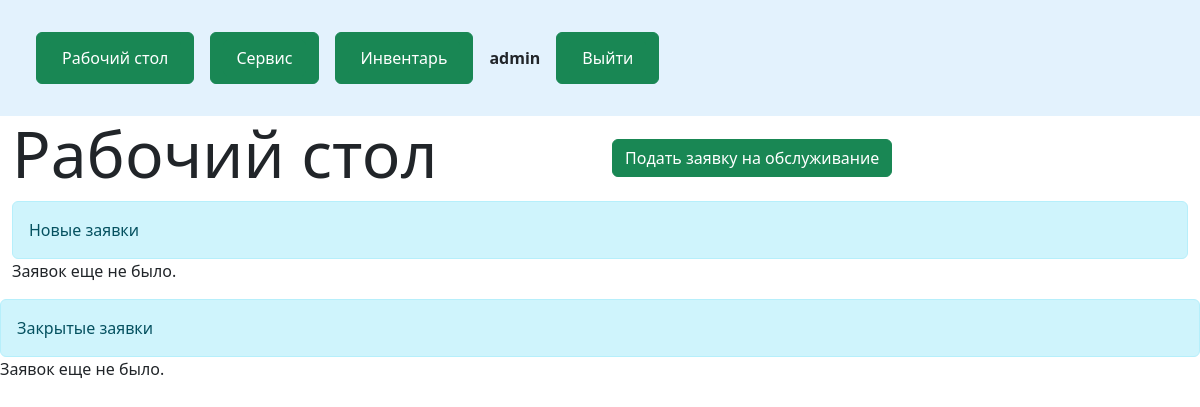
The app's page / (signed in), older data.
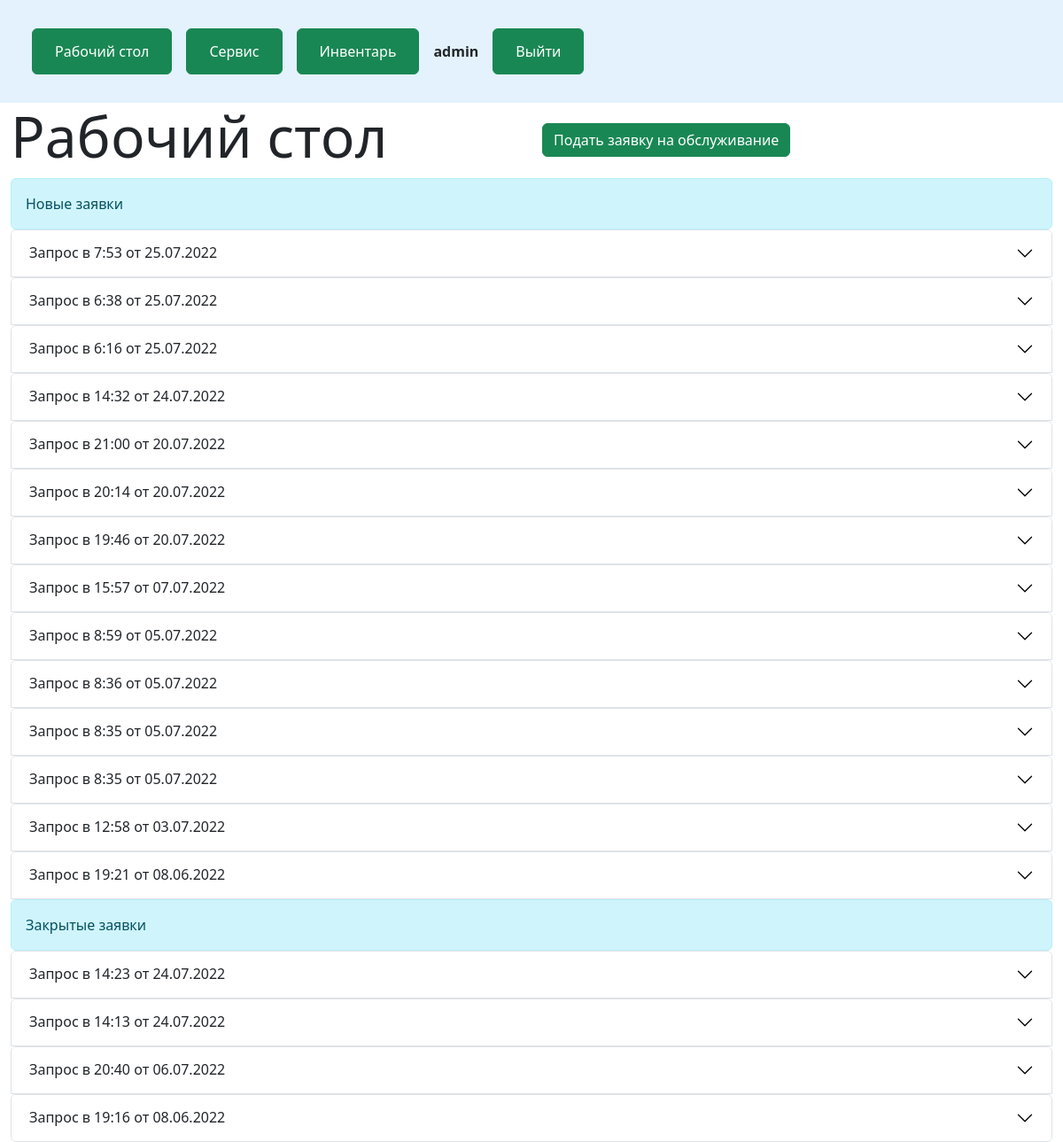
The same page, newer data.
### service/models.py (models this page shows, shortened)
class History_request(models.Model):
    author = models.ForeignKey(User, on_delete=models.CASCADE)
    room = models.ForeignKey('desktop.Room', null=True, blank=True, on_delete=models.PROTECT, verbose_name='Помещение')
    compressor = models.ForeignKey('desktop.Compressor', on_delete=models.PROTECT, verbose_name='Компрессор')
    text_open = models.CharField(max_length=200, null=True, blank=True, verbose_name='Возникшая проблема')
    text_close = models.CharField(max_length=200, null=True, blank=True, verbose_name='Решение проблемы')
    mehanical_assembly = models.BooleanField(default=False, verbose_name='Механический узел')
    mehanical_assembly_text = models.CharField(max_length=200, null=True, blank=True, verbose_name='Описание проблемы')
    mehanical_assembly_shut = models.CharField(max_length=200, null=True, blank=True, verbose_name='Решение проблемы')
    electrical_assembly = models.BooleanField(default=False, verbose_name='Электрический узел')
    electrical_assembly_text = models.CharField(max_length=200, null=True, blank=True, verbose_name='Описание проблемы')
    electrical_assembly_shut = models.CharField(max_length=200, null=True, blank=True, verbose_name='Решение проблемы')
    oil_assembly = models.BooleanField(default=False, verbose_name='Масляная система')
    oil_assembly_text = models.CharField(max_length=200, null=True, blank=True, verbose_name='Описание проблемы')
    oil_assembly_shut = models.CharField(max_length=200, null=True, blank=True, verbose_name='Решение проблемы')
    air_assembly = models.BooleanField(default=False, verbose_name='Воздушная система')
    air_assembly_text = models.CharField(max_length=200, null=True, blank=True, verbose_name='Описание проблемы')
    air_assembly_shut = models.CharField(max_length=200, null=True, blank=True, verbose_name='Решение проблемы')
    another = models.BooleanField(default=False, verbose_name='Другое')
    another_text = models.CharField(max_length=200, null=True, blank=True, verbose_name='Описание проблемы')
    another_shut = models.CharField(max_length=200, null=True, blank=True, verbose_name='Решение проблемы')
    status = models.BooleanField(default=False)
    created_date = models.DateTimeField(default=timezone.now)
    class Meta:
        verbose_name = 'История заявок'
        verbose_name_plural = 'История заявок'
        ordering = ['-created_date']

### desktop/views.py (the view)
# urls.py: path('', views.desktop, name='desktop'),
@login_required
def desktop(request):
    requests_true = History_request.objects.filter(status=True).order_by('-created_date')
    requests_false = History_request.objects.filter(status=False).order_by('-created_date')
    context = {
        'requests_true': requests_true,
        'requests_false': requests_false,
        'menu': menu,
        'title': 'Рабочий стол'
    }
    return render(request, 'desktop/desktop.html', context=context)

### desktop/templates/desktop/desktop.html (shortened to what this page needs)
{% extends 'desktop/base.html' %}
{% block content %}
<div class="container-fluid">
<div class="row">
  <div class="col-lg-6 col-md-12 ">
    <h1 class="display-3">{{ title }}</h1>
  </div>
  <div class="col-lg-6 align-self-center mb-2 mt-2">
    <a class="btn btn-success" href="{% url 'add_request' %}">Подать заявку на обслуживание</a>
  </div>
</div>
<p class="alert alert-info m-0">Новые заявки</p>
{% for request in requests_true %}
<div class="accordion" id="accordionBasic">
  <div class="accordion-item">
    <h2 class="accordion-header" id="headingOne">
      <button class="accordion-button collapsed" type="button" data-bs-toggle="collapse" data-bs-target="#collapseOne{{ request.id }}" aria-expanded="true" aria-controls="collapseOne{{ request.id }}">Запрос в {{ request.created_date|date:"G:i от d.m.Y" }}</button>
    </h2>
  </div>
  {% empty %}
  <p>Заявок еще не было.</p>
</div>
{% endfor %}
<p class="alert alert-info m-0">Закрытые заявки</p>
{% for request in requests_false %}
<div class="accordion" id="accordionBasic">
  <div class="accordion-item">
    <h2 class="accordion-header" id="headingOne">
      <button class="accordion-button collapsed" type="button" data-bs-toggle="collapse" data-bs-target="#collapseOne{{ request.id }}" aria-expanded="true" aria-controls="collapseOne{{ request.id }}">Запрос в {{ request.created_date|date:"G:i от d.m.Y" }}</button>
    </h2>
  </div>
  {% empty %}
  <p>Заявок еще не было.</p>
{% endfor %}
</div>
{% endblock %}

### desktop/templates/desktop/base.html (shortened to what this page needs)
{% load static %}
<!DOCTYPE html>
<html>
<head>
  {% load static %}
  <link rel="stylesheet" type="text/css" href="{% static 'desktop/css/bootstrap.min.css'%}">
  <link rel="stylesheet" type="text/css" href="{% static 'desktop/css/custom.css'%}">
  <link rel="stylesheet" type="text/css" href="{% static 'desktop/css/request_form.css'%}">
</head>
<body>
{% block mainmenu %}
<header id="header">
<nav class="navbar navbar-expand-lg navbar-light" style="background-color: #e3f2fd;">
  <div class="container-fluid">
    <div class="navbar-collapse collapse disable m-3" id="navbarLight" style="">
      <ul class="navbar-nav me-auto mb-2 mb-xl-0">
        {% for m in menu %}
        <li class="nav-item m-2">
          <button type="button" class="btn btn-success"><a class="btn btn-success" href="{% url m.url_name %}">{{ m.title }}</a></button>
        </li>
        {% endfor %}
        {% if request.user.is_authenticated %}
          <b class="align-self-center m-2">{{ user.username }}</b>
          <li class="nav-item m-2">
            <button type="button" class="btn btn-success"><a class="btn btn-success" href="{% url 'logout' %}">Выйти</a></button>
          </li>
        {% endif %}
      </ul>
    </div>
  </div>
</nav>
</header>
{% endblock mainmenu %}
{% block content %}
{% endblock content %}
</body>
</html>

Row changes from the older to the newer data that the page shows:
added History_request: created_date "7:53 от 25.07.2022", shown under "Рабочий стол"
added History_request: created_date "6:38 от 25.07.2022", shown under "Рабочий стол"
added History_request: created_date "6:16 от 25.07.2022", shown under "Рабочий стол"
added History_request: created_date "14:32 от 24.07.2022", shown under "Рабочий стол"
added History_request: created_date "21:00 от 20.07.2022", shown under "Рабочий стол"
added History_request: created_date "20:14 от 20.07.2022", shown under "Рабочий стол"
added History_request: created_date "19:46 от 20.07.2022", shown under "Рабочий стол"
added History_request: created_date "15:57 от 07.07.2022", shown under "Рабочий стол"
added History_request: created_date "8:59 от 05.07.2022", shown under "Рабочий стол"
added History_request: created_date "8:36 от 05.07.2022", shown under "Рабочий стол"
added History_request: created_date "8:35 от 05.07.2022", shown under "Рабочий стол"
added History_request: created_date "8:35 от 05.07.2022", shown under "Рабочий стол"
added History_request: created_date "12:58 от 03.07.2022", shown under "Рабочий стол"
added History_request: created_date "19:21 от 08.06.2022", shown under "Рабочий стол"
added History_request: created_date "14:23 от 24.07.2022"
added History_request: created_date "14:13 от 24.07.2022"
added History_request: created_date "20:40 от 06.07.2022"
added History_request: created_date "19:16 от 08.06.2022"
Text that changed along with them:
text no longer shown: "Заявок еще не было. Заявок еще не было."
